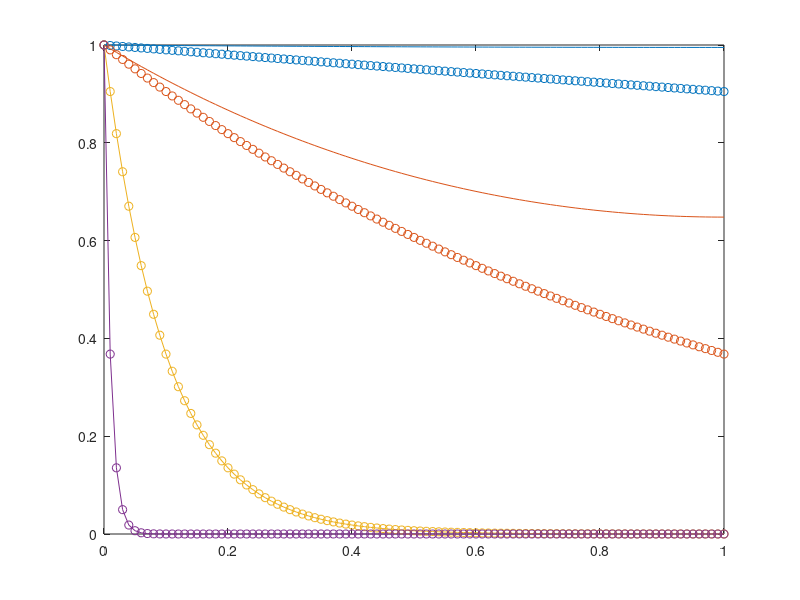

Reproduce this figure in MATLAB.
close all

x_tilda = 0:0.01:1;
phi_vec = [0.1 1 10 100];
c_mat = lines(length(phi_vec));

for i= 1:length(phi_vec)
% exact solution
c_tilda = cosh(phi_vec(i)*x_tilda)-tanh(phi_vec(i)).*sinh(phi_vec(i)*x_tilda);


figure(1)
plot(x_tilda,c_tilda,'Color',c_mat(i,:)); hold on
ylim([0 1])

% approximate solution (valid for large phi)
x_hat = x_tilda*phi_vec(i);
c_tilda_app = exp(-x_hat);
plot(x_tilda,c_tilda_app,'o','Color',c_mat(i,:)); hold on


end